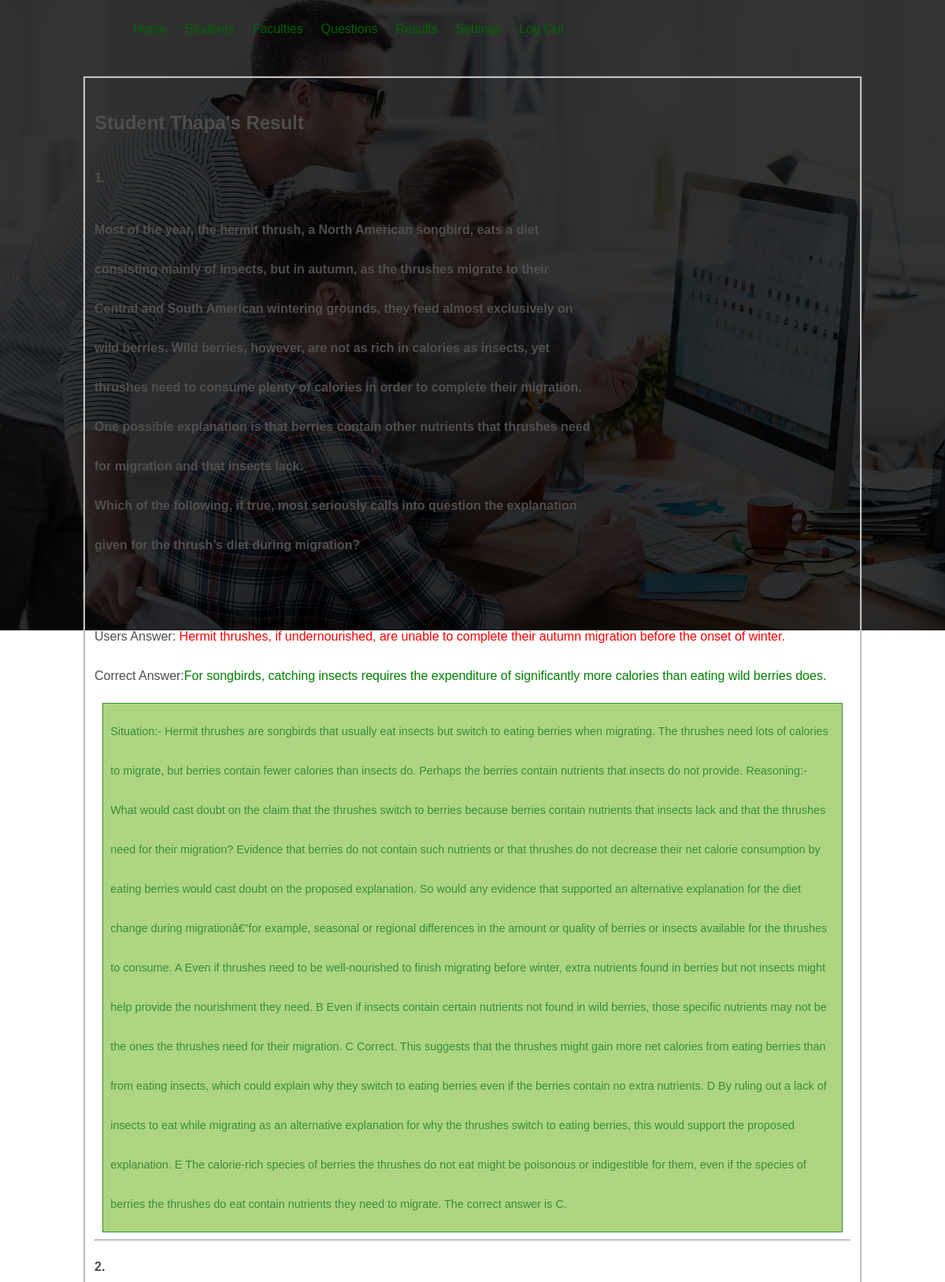
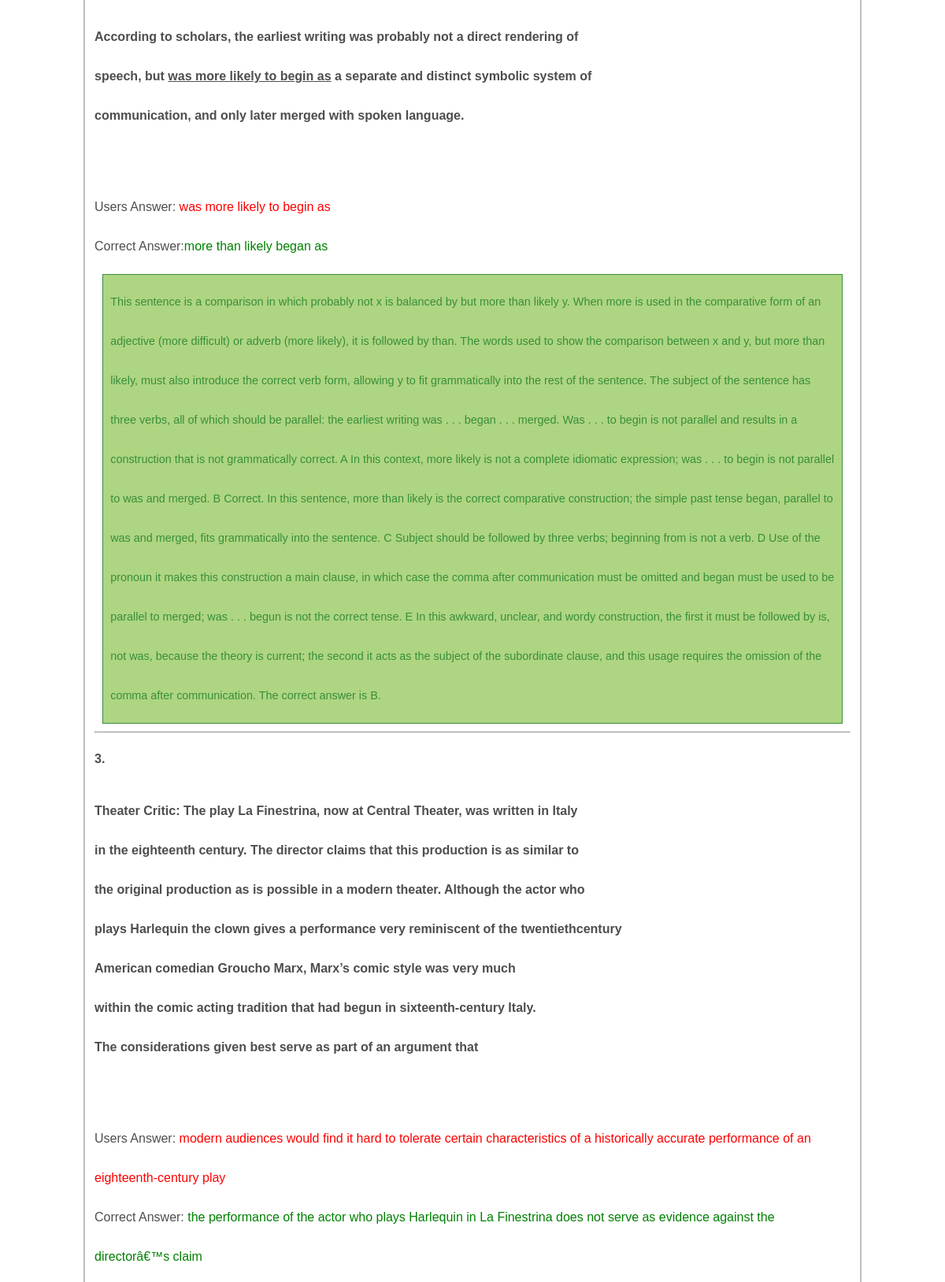
Screenshot of /admin/index.php?page=view_result&student_id=1&added_date=2020-08-02 (signed in, upper part) with the database file from the repository (2 pictures, top to bottom).
### tables this page shows
CREATE TABLE `tbl_student` (
  `student_id` int(10) UNSIGNED NOT NULL,
  `first_name` varchar(150) NOT NULL,
  `last_name` varchar(150) NOT NULL,
  `email` varchar(150) NOT NULL,
  `username` varchar(100) NOT NULL,
  `password` varchar(255) NOT NULL,
  `contact` varchar(20) NOT NULL,
  `gender` varchar(10) NOT NULL,
  `faculty` varchar(50) NOT NULL,
  `is_active` varchar(10) NOT NULL,
  `added_date` date NOT NULL,
  `updated_date` date NOT NULL
);

CREATE TABLE `tbl_result` (
  `result_id` int(10) UNSIGNED NOT NULL,
  `student_id` int(11) UNSIGNED NOT NULL,
  `question_id` int(11) UNSIGNED NOT NULL,
  `user_answer` int(11) UNSIGNED NOT NULL,
  `right_answer` int(11) UNSIGNED NOT NULL,
  `added_date` date NOT NULL
);

CREATE TABLE `tbl_question` (
  `question_id` int(10) UNSIGNED NOT NULL,
  `question` longtext NOT NULL,
  `first_answer` varchar(255) NOT NULL,
  `second_answer` varchar(255) NOT NULL,
  `third_answer` varchar(255) NOT NULL,
  `fourth_answer` varchar(255) NOT NULL,
  `fifth_answer` varchar(255) NOT NULL,
  `answer` int(11) NOT NULL,
  `reason` longtext NOT NULL,
  `marks` decimal(10,0) NOT NULL,
  `category` varchar(100) NOT NULL,
  `faculty` int(11) NOT NULL,
  `is_active` varchar(10) NOT NULL,
  `added_date` date NOT NULL,
  `updated_date` date NOT NULL,
  `image_name` varchar(255) NOT NULL
);

### admin/index.php (called while the page is built, shortened)
<?php
    include('config/apply.php');
    include('../box/header.php');
    include('../box/menu.php');
    include('pages/main.php');
    include('../box/footer.php');
?>

### admin/config/apply.php (called while the page is built, shortened)
<?php
    $obj=new Functions();
?>

### admin/config/database.php (called while the page is built, shortened)
<?php
    Class Database
    {
        public function select_data($tbl_name,$where="",$other="")
        {
            $query="SELECT * FROM $tbl_name";
            if($where!="")
            {
                $query.=" WHERE $where";
            }
            return $query;
        }
        public function execute_query($conn,$query)
        {
            $res=mysqli_query($conn,$query) or die(mysqli_error($conn));
            return $res;
        }
        public function fetch_data($res)
        {
            $row=mysqli_fetch_assoc($res);
            return $row;
        }
        public function get_fullname($tbl_name,$student_id,$conn)
        {
            $query="SELECT first_name,last_name FROM $tbl_name WHERE student_id='$student_id'";
            $res=mysqli_query($conn,$query) or die(mysqli_error($conn));
            $row=mysqli_fetch_assoc($res);
            $first_name=$row['first_name'];
            $last_name=$row['last_name'];
            $full_name=$first_name.' '.$last_name;
            return $full_name;
        }
    }
?>

### admin/pages/view_result.php (the view, shortened to what this page needs)
<div class="main">
    <div class="content">
        <div class="report">
            <?php
                if(isset($_GET['student_id']))
                {
                    $student_id=$_GET['student_id'];
                    $full_name=$obj->get_fullname('tbl_student',$student_id,$conn);
                    echo "<h2>".$full_name."'s Result</h2>";
                }
                else
                {
                    header('location:'.SITEURL.'admin/index.php?page=dashboard');
                }
                if(isset($_GET['added_date']))
                {
                    $added_date=$_GET['added_date'];
                }
                else
                {
                    header('location:'.SITEURL.'admin/index.php?page=dashboard');
                }
                $tbl_name="tbl_result";
                $where="student_id='$student_id' && added_date='$added_date'";
                $query=$obj->select_data($tbl_name,$where);
                $res=$obj->execute_query($conn,$query);
                $sn=1;
                while($row=$obj->fetch_data($res))
                {
                    $question_id=$row['question_id'];
                    $user_answer=$row['user_answer'];
                    $right_answer=$row['right_answer'];
                    $tbl_name2="tbl_question";
                    $where2="question_id='$question_id'";
                    $query2=$obj->select_data($tbl_name2,$where2);
                    $res2=$obj->execute_query($conn,$query2);
                    $row2=$obj->fetch_data($res2);
                    $question=$row2['question'];
                    $first_answer=$row2['first_answer'];
                    $second_answer=$row2['second_answer'];
                    $third_answer=$row2['third_answer'];
                    $fourth_answer=$row2['fourth_answer'];
                    $fifth_answer=$row2['fifth_answer'];
                    $reason=$row2['reason'];
                    ?>
                    <label style="font-weight: bold;"><?php echo $sn++.'. '.$question; ?></label><br />
                    <?php
                        switch($user_answer)
                        {
                            case 1:
                                $userAnswer=$first_answer;
                            break;
                        }
                        switch($right_answer)
                        {
                            case 1:
                                $rightAnswer=$first_answer;
                            break;
                            case 2:
                                $rightAnswer=$second_answer;
                            break;
                            case 3:
                                $rightAnswer=$third_answer;
                            break;
                            case 4:
                                $rightAnswer=$fourth_answer;
                            break;
                            case 5:
                                $rightAnswer=$fifth_answer;
                            break;
                        }
                    ?>
                    <label>Users Answer: </label>
                    <?php
                        if($userAnswer==$rightAnswer)
                        {
                            ?>
                            <label style="color: green;"><?php echo $userAnswer; ?></label>
                            <?php
                        }
                        else
                        {
                            ?>
                            <label style="color: red;"><?php echo $userAnswer; ?></label>
                            <?php
                        }
                    ?>
                    <br />
                    <label>Correct Answer:</label><label style="color: green;"><?php echo $rightAnswer; ?></label><br />
                        <?php
                            if($reason!="")
                            {
                                echo "<div class='success'>".$reason."</div>";
                            }
                        ?>
                    <hr />
                    <?php
                }
            ?>
        </div>
    </div>
</div>

### assets/css/style.css (style rules this page uses)
body { margin: 0; padding: 0; background: url(../../images/index-main-bg-1.jpg) no-repeat; background-size: cover; background-position: center; font-family: sans-serif; height: 100vh; }
.main { margin: 2% 0; }
.main .content { border: 1px solid silver; width: 80%; padding: 1%; margin: 0 auto; box-shadow: 0 0 1px 1px silver; }
.success { border: 1px solid #388E3C; background-color: #AED581; color: #388E3C; font-size: 90%; padding: 1%; margin: 1%; }
.main .content .report { color: #4f4d4d; line-height: 50px; }

### rows the page displays
tbl_student: full_name "Student Thapa"
tbl_result: question.question "Most of the year, the hermit thrush, a North American songbird, eats a diet consisting mainly of insects, but in autumn, as the thrushes migrate to their Central and South American wintering grounds, they feed almost exclusively on wild berries. Wild berries, however, are not as rich in calories as insects, yet thrushes need to consume plenty of calories in order to complete their migration. One possible explanation is that berries contain other nutrients that thrushes need for migration and that insects lack. Which of the following, if true, most seriously calls into question the explanation given for the thrush’s diet during migration?", question.first_answer "Hermit thrushes, if undernourished, are unable to complete their autumn migration before the onset of winter.", question.third_answer "For songbirds, catching insects requires the expenditure of significantly more calories than eating wild berries does.", question.reason "Situation:- Hermit thrushes are songbirds that usually eat insects but switch to eating berries when migrating. The thrushes need lots of calories to migrate, but berries contain fewer calories than insects do. Perhaps the berries contain nutrients that insects do not provide. Reasoning:- What would cast doubt on the claim that the thrushes switch to berries because berries contain nutrients that insects lack and that the thrushes need for their migration? Evidence that berries do not contain such nutrients or that thrushes do not decrease their net calorie consumption by eating berries would cast doubt on the proposed explanation. So would any evidence that supported an alternative…"
tbl_result: question.question "According to scholars, the earliest writing was probably not a direct rendering of speech, but was more likely to begin as a separate and distinct symbolic system of communication, and only later merged with spoken language.", question.first_answer "was more likely to begin as", question.second_answer "more than likely began as", question.reason "This sentence is a comparison in which probably not x is balanced by but more than likely y. When more is used in the comparative form of an adjective (more difficult) or adverb (more likely), it is followed by than. The words used to show the comparison between x and y, but more than likely, must also introduce the correct verb form, allowing y to fit grammatically into the rest of the sentence. The subject of the sentence has three verbs, all of which should be parallel: the earliest writing was . . . began . . . merged. Was . . . to begin is not parallel and results in a construction that is not grammatically correct. A In this context, more likely is not a complete idiomatic expression;…"
tbl_result: question.question "Theater Critic: The play La Finestrina, now at Central Theater, was written in Italy in the eighteenth century. The director claims that this production is as similar to the original production as is possible in a modern theater. Although the actor who plays Harlequin the clown gives a performance very reminiscent of the twentiethcentury American comedian Groucho Marx, Marx’s comic style was very much within the comic acting tradition that had begun in sixteenth-century Italy. The considerations given best serve as part of an argument that", question.first_answer "modern audiences would find it hard to tolerate certain characteristics of a historically accurate performance of an eighteenth-century play", question.fourth_answer "the performance of the actor who plays Harlequin in La Finestrina does not serve as evidence against the directorâ€™s claim"
